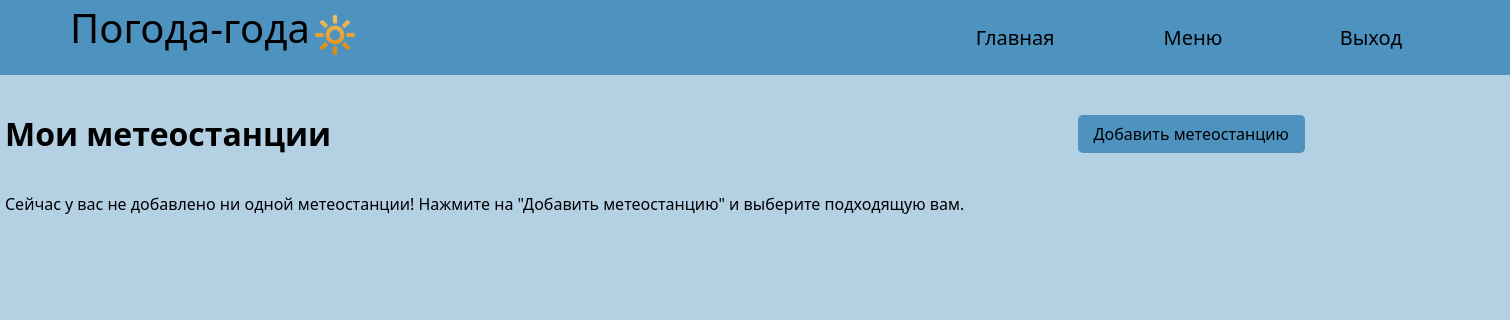
Page /weather/my_stations/ (signed in) on the earlier database version.
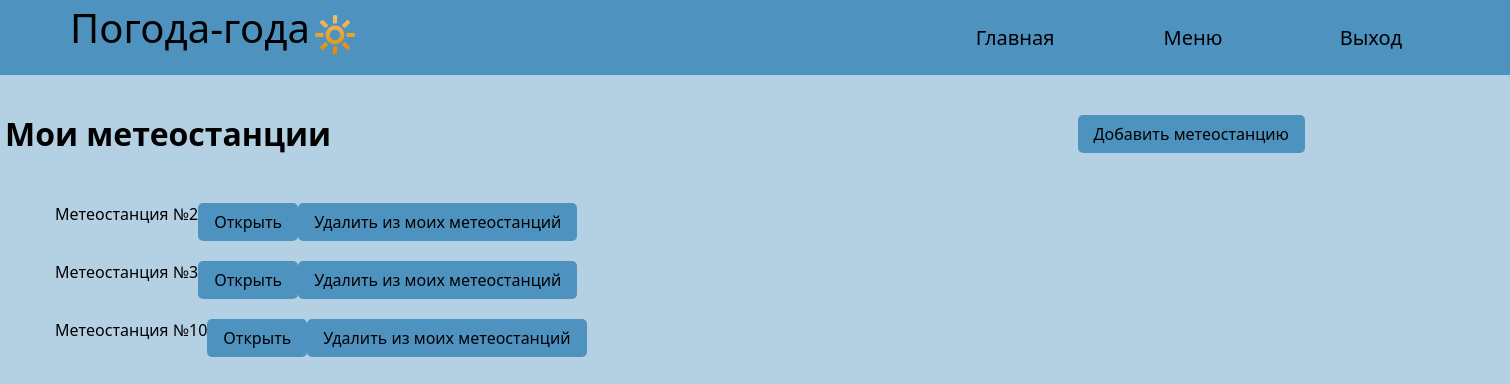
Same page on the later database version.
### weather/models.py (models this page shows)
class Meteostations(models.Model):
    pass
    def get_absolute_url(self):
        return reverse('curr_station', kwargs={'station_id': self.pk})
    def __lt__(self, other):
        return self.pk < other.pk

### weather/views.py (the view, shortened to what this page needs)
# urls.py: path('weather/my_stations/', MyStations.as_view(), name='my_stations'),
class MyStations(TemplateView):
    template_name = 'my_stations.html'
    def get(self, request, *args, **kwargs):
        context = self.get_context_data(**kwargs)
        try:
            st_list = []
            for station in UserMeteostations.objects.filter(user=request.user):
                st_list.append(station.meteostation)
            st_list.sort()
            context['user_stations'] = st_list
        except:
            context['user_stations'] = None
        all_stations = Meteostations.objects.all()
        try:
            user_stations = UserMeteostations.objects.filter(user_id=request.user.pk)
            no_needs = []
            for i in user_stations:
                no_needs.append(all_stations.get(pk=i.meteostation_id))
            needs = [x for x in all_stations if x not in no_needs]
            context['all_stations'] = [x.pk for x in needs]
            return self.render_to_response(context)
        except:
            context['all_stations'] = all_stations.pk
            return self.render_to_response(context)

### weather/templates/weather/my_stations.html (shortened to what this page needs)
{% extends 'base.html' %}
{% block content %}
{% load static %}
{% if user.is_authenticated %}
<div id="container-my-stations">
<h1>Мои метеостанции</h1>
<button id="add_meteo_btn" class="btn">Добавить метеостанцию</button>
</div>
{% if user_stations %}
<ul>
    {% for station in user_stations %}
        <li class="form-container">
            Метеостанция №{{ station.pk }}
            <form action="{{ station.get_absolute_url }}">
                    <input type="submit" class="btn" value="Открыть">
            </form>
            <form action="" method="post">
                <input type="submit" class="btn" value="Удалить из моих метеостанций" name="delete_{{station.pk}}">
            </form>
        </li>
    {% endfor %}
</ul>
{% else %}
<p>Сейчас у вас не добавлено ни одной метеостанции! Нажмите на "Добавить метеостанцию" и выберите подходящую вам.</p>
{% endif %}
{% else %}
<h2>Для начала зарегистрируйтесь или войдите на сайт.</h2>
{% endif %}
{% endblock %}

Differences in the rows shown:
now on this page (row unchanged): Meteostations: pk "2"
now on this page (row unchanged): Meteostations: pk "3"
added Meteostations: pk "10"
Other differences:
text no longer shown: "Сейчас у вас не добавлено ни одной метеостанции! Нажмите на \"Добавить метеостанцию\" и выберите подходящую вам."
